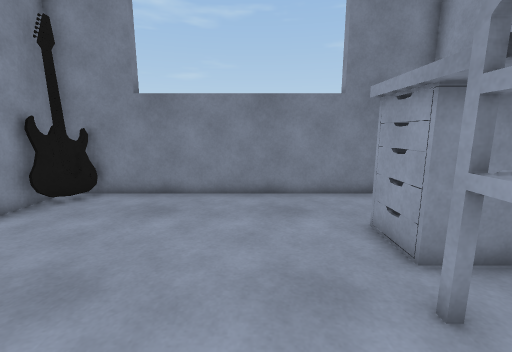
View 1 (above)

12 first-person views from a walk through a scene from a Unity 3-D project. The camera is 1.2 m above the floor, tilts 10° down and sees 90° across. The floor is counted in squares, 0.5 m on a side. Each view is taken from the middle of a square. On the plan, view 1 faces up. The plan holds only what a view shows up to about 17 squares ahead; the rest is blank. The place goes on beyond the plan. The player is left out.

View 2
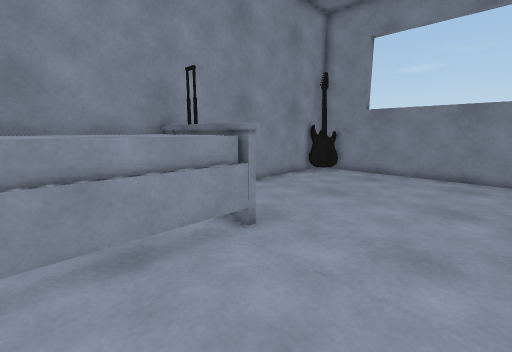

View 3
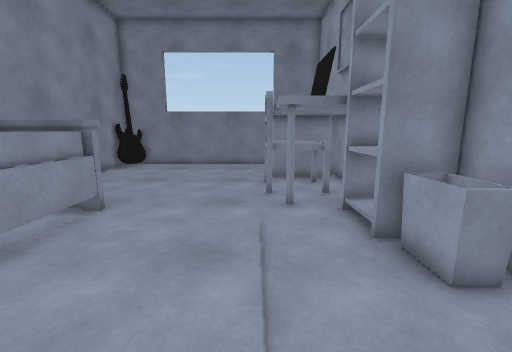

View 4
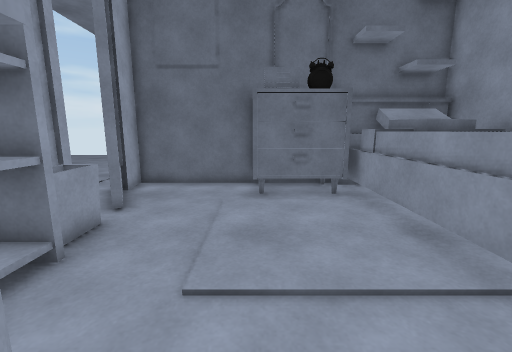

View 5
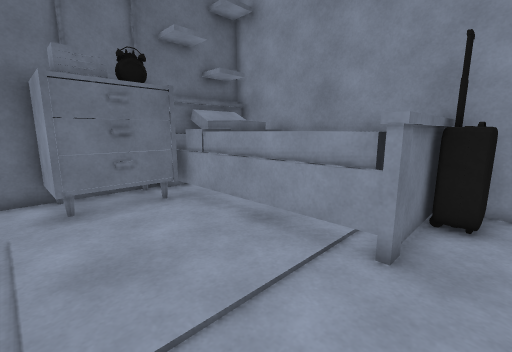

View 6
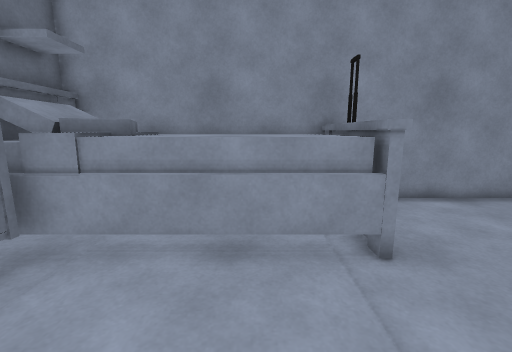

View 7
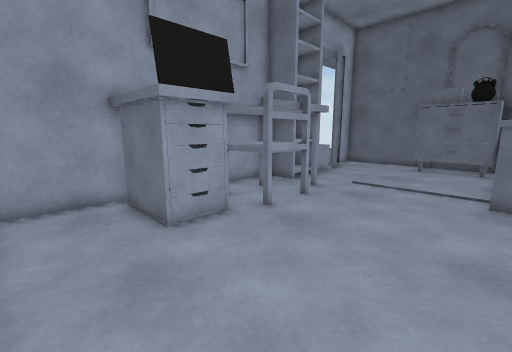

View 8
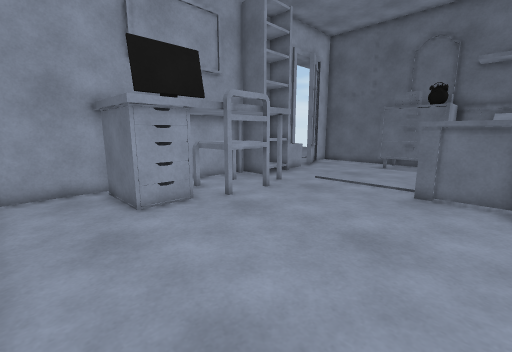

View 9
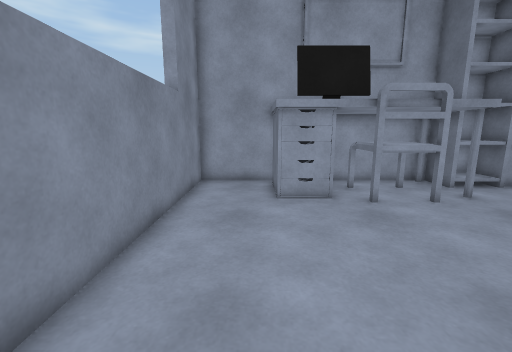

View 10
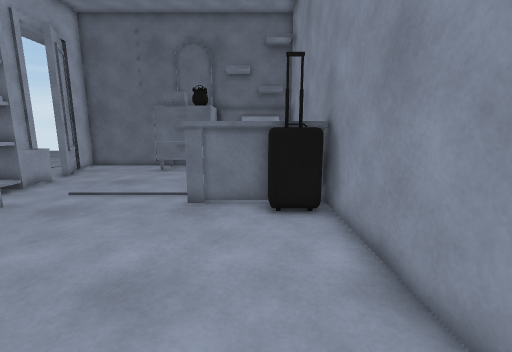

View 11
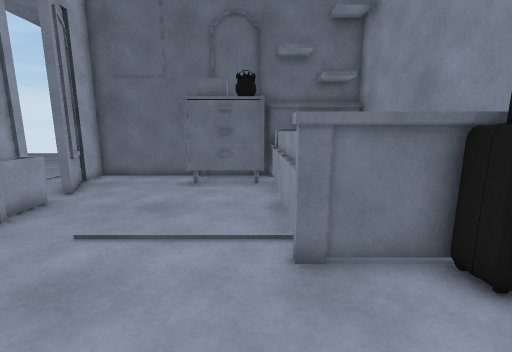

View 12
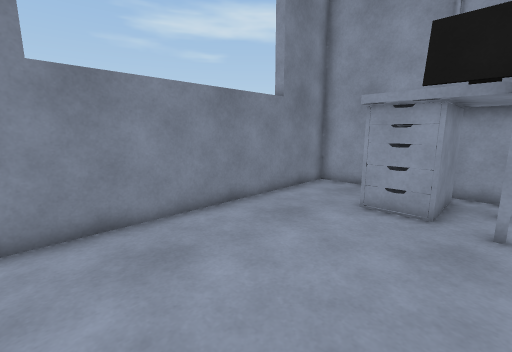

### Floor plan
Key: @ floor where view 1 was taken; # wall or solid block; . floor; = window, fence, low wall or low ledge; ^ raised ledge; G guitar.
Columns run from 7 left of view 1 to 7 right of it. Each row starts with its distance up from view 1.
 10 ##############
  9 GG...........#
  8 G............#
  7 #............#
  6 #.........####
  5 #.........####
  4 #.........#####
  3 #........#^^^##
  2 #........#^ ^^
  1 #........#^^^^
  0 ##.....@..^  ^
 -1 #^^^^.....^^^#
 -2 ^^^^^.......^#
 -3 ^ ^^^.......##
 -4 ^^^^^.......##
 -5 ^^^^^.......=#
 -6 ^^^^^.......##
 -7 ^^^^^.......##
 -8 ^^^^^####....#
 -9 #^^^^#  #....#
-10 ###^^#  #....#
-11     ##########

Positions as (right, up) in squares from view 1, and headings:
1: (0, 0), facing up
2: (2, -6), facing up-left
3: (2, -9), facing up
4: (1, 1), facing down
5: (2, 0), facing down-left
6: (2, -4), facing left
7: (-3, 9), facing down-right
8: (-5, 9), facing down-right
9: (-6, 7), facing right
10: (-5, 7), facing down
11: (-2, 3), facing down
12: (-5, 3), facing up-right
